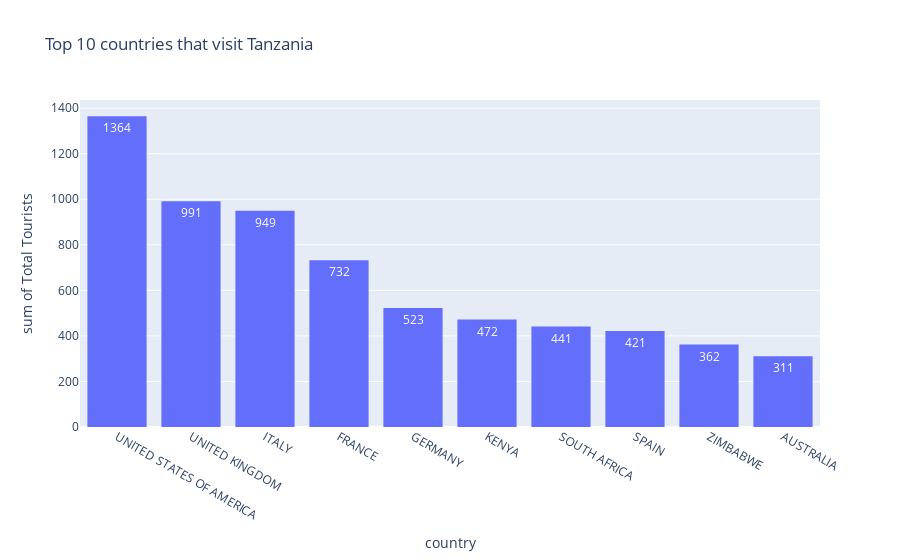

Notebook source saved alongside this figure:
### Markdown cell above
1. Which top 10 countries visit Africa?

### Code cell
px.histogram(df[['country','Total_travelers']].groupby('country').agg({"Total_travelers": sum}) .sort_values('Total_travelers',ascending=False).head(10).reset_index(),
x='country', y = 'Total_travelers',text_auto=True,title='Top 10 countries that visit Tanzania',
labels=dict(Total_travelers='Total Tourists'))

### Figure 1 — Plotly figure (JSON) as saved in the notebook; plotly's stock layout.template omitted (floating-point values rounded to 4 significant figures)
{"data": [{"alignmentgroup": "True", "bingroup": "x", "histfunc": "sum", "hovertemplate": "country=%{x}<br>sum of Total Tourists=%{y}<extra></extra>", "legendgroup": "", "marker": {"color": "#636efa", "pattern": {"shape": ""}}, "name": "", "offsetgroup": "", "orientation": "v", "showlegend": false, "texttemplate": "%{value}", "type": "histogram", "x": ["UNITED STATES OF AMERICA", "UNITED KINGDOM", "ITALY", "FRANCE", "GERMANY", "KENYA", "SOUTH AFRICA", "SPAIN", "ZIMBABWE", "AUSTRALIA"], "xaxis": "x", "y": [1364, 991, 949, 732, 523, 472, 441, 421, 362, 311], "yaxis": "y"}], "layout": {"barmode": "relative", "legend": {"tracegroupgap": 0}, "title": {"text": "Top 10 countries that visit Tanzania"}, "xaxis": {"anchor": "y", "domain": [0, 1], "title": {"text": "country"}}, "yaxis": {"anchor": "x", "domain": [0, 1], "title": {"text": "sum of Total Tourists"}}}}
